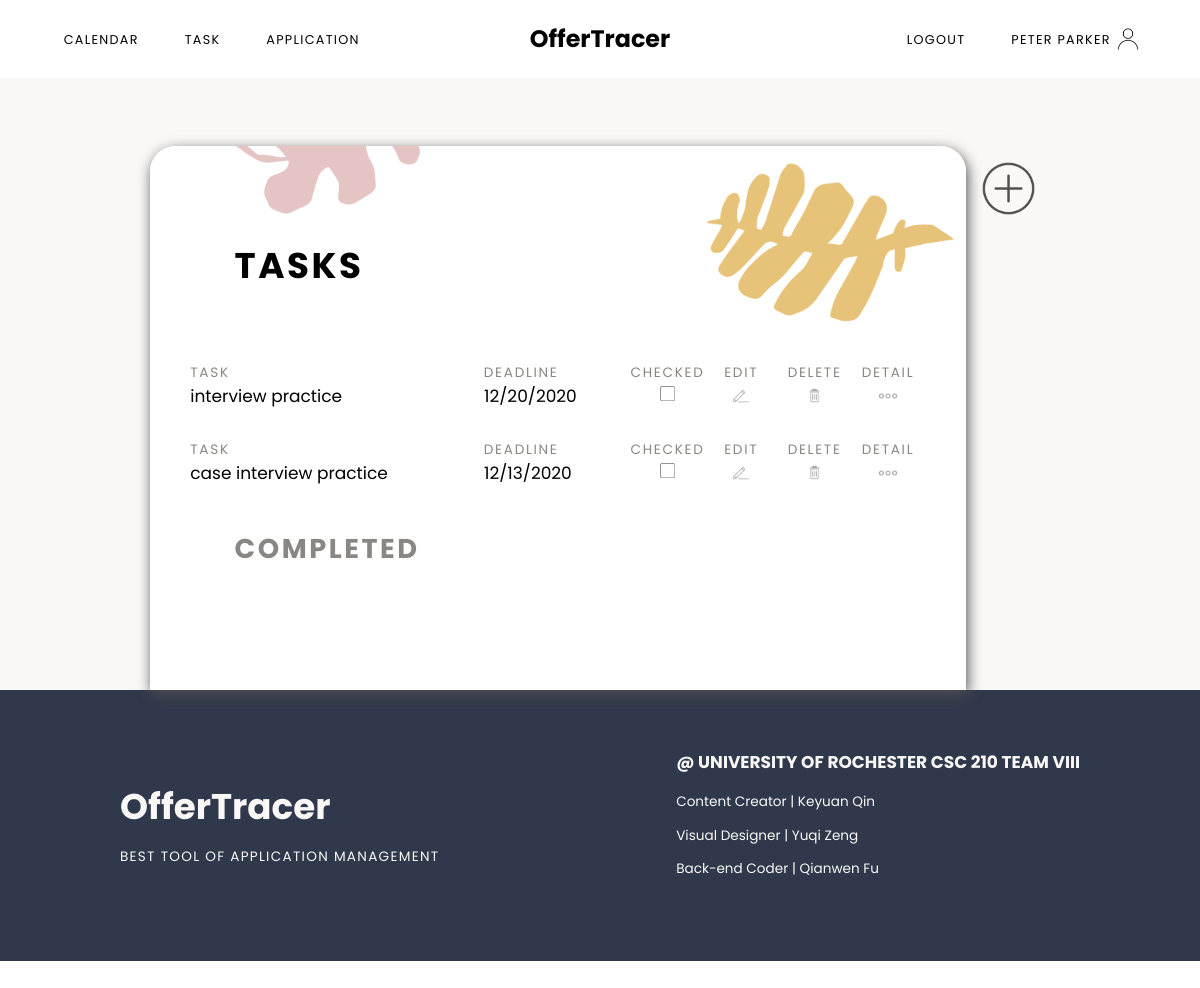
The page /task (signed in) on the database as committed earlier.
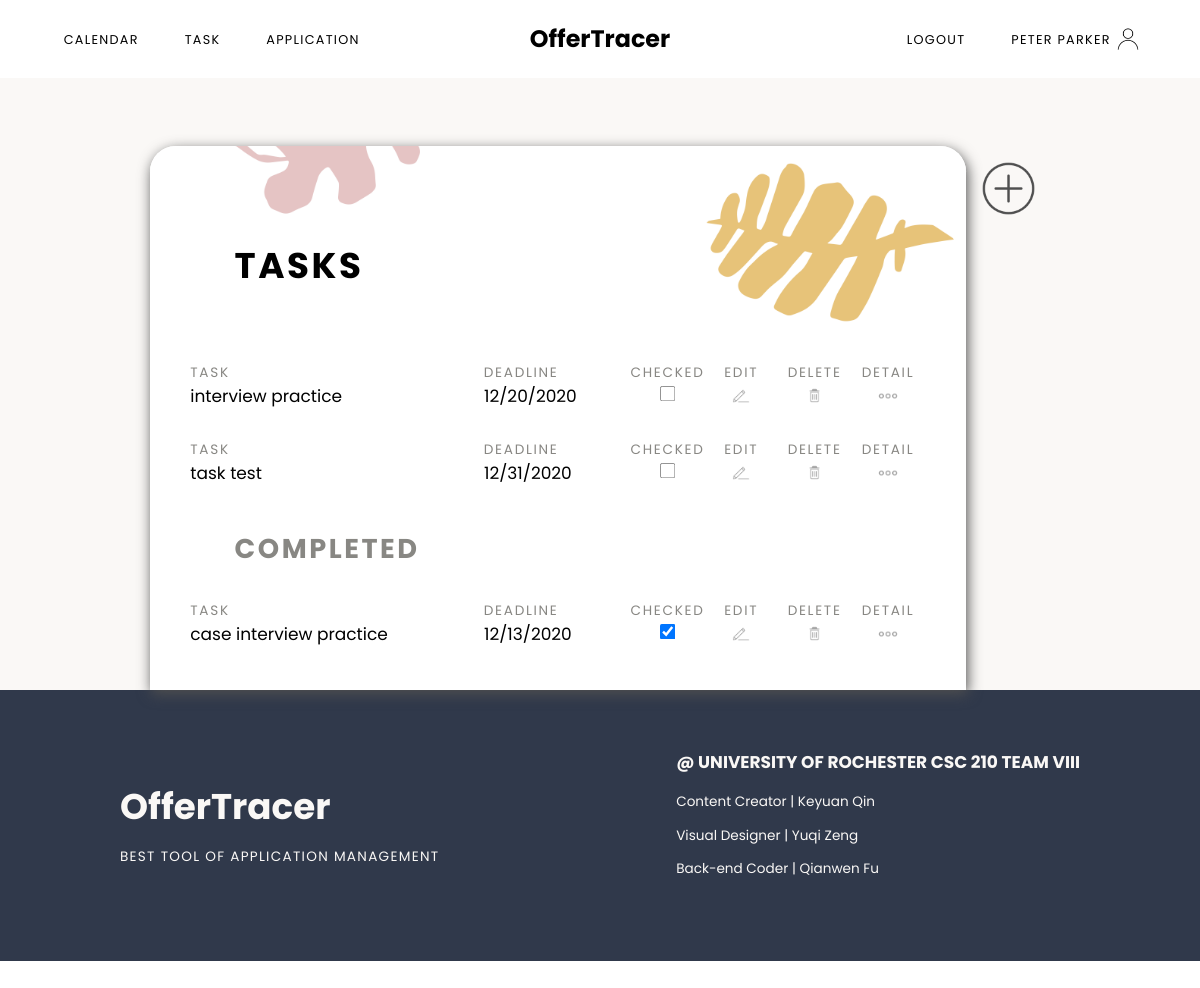
The same page on the database as committed later.
### models.py (models this page shows, shortened)
class Task(db.Model):
	id = db.Column(db.Integer, primary_key=True)
	item = db.Column(db.String(100), nullable=False) #title of this task
	notes = db.Column(db.Text)
	due = db.Column(db.DateTime)
	complete = db.Column(db.Boolean(False), nullable=False)
	job_id = db.Column(db.Integer, db.ForeignKey('job.id'))
	user_id = db.Column(db.Integer, db.ForeignKey('user.id'))

### main.py (the view, shortened to what this page needs)
@main.route('/task', methods=['GET','POST'])
@login_required
def task():
	tasks = []
	completed = []
	data = Task.query.filter_by(user_id=current_user.id)
	jobs = Job.query.filter_by(user_id=current_user.id)
	for stuff in data:
		if stuff.complete == False:
			tasks.append(stuff)
		else:
			completed.append(stuff)
	return render_template('task.html', name=current_user.name, tasks=tasks, completed=completed, jobs=jobs, id=current_user.id)

### app.py (called while the page is built)
@login_manager.user_loader
def load_user(user_id):
	return User.query.get(int(user_id))

### templates/task.html (shortened to what this page needs)
{% extends "baseLogged.html" %}
{% block content %}
<div class="taskContainer sectionContainer">
	<div class="todolist">
		<h1>Tasks</h1>
		<ul class="taskList">
			{% if tasks %}
				{% for task in tasks %}
				<li class="taskItem">
					<div class="taskItemTitle taskIteminner">
						<p>Task</p>
						<p>Deadline</p>
						<p class="complete">Checked</p>
						<p class="complete">Edit</p>
						<p class="complete">Delete</p>
						<p class="complete">Detail</p>
					</div>
					<div class="taskItemRec taskIteminner">
						<p>{{task.item}}</p>
						<p>{{task.due.strftime("%m/%d/%Y")}}</p>
						<p class="complete"><input type="checkbox" name="complete" onclick="window.location.href='{{url_for('main.complete', id = task.id)}}';" value="complete"></p>
						<button class="edit" onclick="window.location.href='{{url_for('main.task_update', task_id = task.id)}}';"></button>
						<button class="delete" onclick="window.location.href='{{url_for('main.task_delete', task_id = task.id)}}';"></button>
						<button class="detail" onclick="window.location.href='{{url_for('main.task_single', task_id = task.id)}}';"></button>
					</div>
				</li>
				{% endfor %}
			{% endif %}
		</ul>
		<h2>Completed</h2>
		<ul class="taskList">
			{% if completed %}
				{% for task in completed %}
				<li class="taskItem">
					<div class="taskItemTitle taskIteminner">
						<p>Task</p>
						<p>Deadline</p>
						<p class="complete">Checked</p>
						<p class="complete">Edit</p>
						<p class="complete">Delete</p>
						<p class="complete">Detail</p>
					</div>
					<div class="taskItemRec taskIteminner">
						<p>{{task.item}}</p>
						<p>{{task.due.strftime("%m/%d/%Y")}}</p>
						<p class="complete"><input type="checkbox" name="complete" onclick="window.location.href='{{url_for('main.incomplete', id = task.id)}}';" value="incomplete" checked></p>
						<button class="edit" onclick="window.location.href='{{url_for('main.task_update', task_id = task.id)}}';"></button>
						<button class="delete" onclick="window.location.href='{{url_for('main.task_delete', task_id = task.id)}}';"></button>
						<button class="detail" onclick="window.location.href='{{url_for('main.task_single', task_id = task.id)}}';"></button>
					</div>
				</li>
				{% endfor %}
			{% endif %}
		</ul>
	</div>
	<div class="addButton">
		<button id="myBtn"></button>
	</div>
</div>
{% endblock %}

Rows that differ between the two databases and show on the page:
added Task: item "task test", due "12/31/2020", shown under "TASKS"
changed Task "case interview practice": moves from the list under "TASKS" to the list under "COMPLETED"
